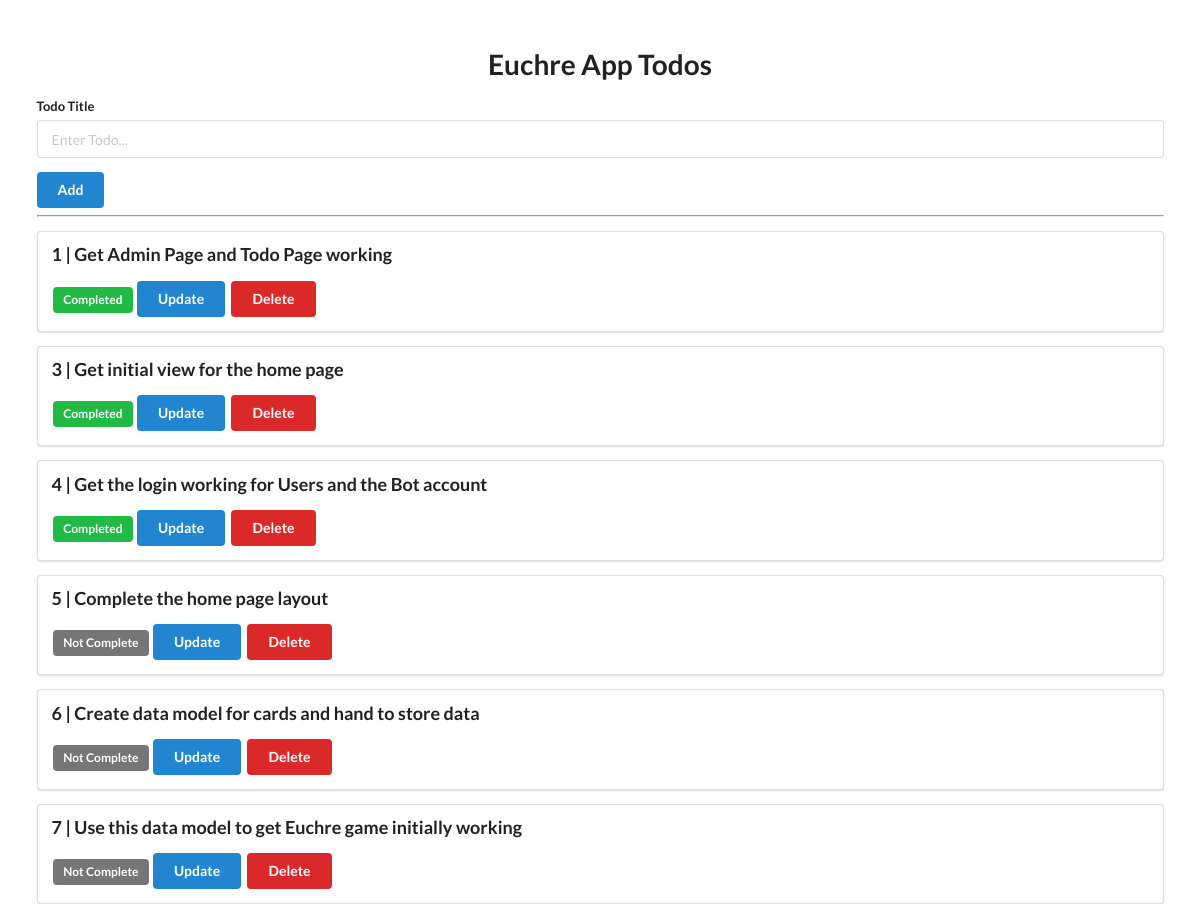
/todolist/, run on the app's committed database.
### todolist/models.py (models this page shows, shortened)
class Todo(models.Model):
    title=models.CharField(max_length=350)
    complete=models.BooleanField(default=False)

### todolist/views.py (the view)
# urls.py: path('', views.index, name="index"),
def index(request):
    todos = Todo.objects.all()
    return render(request, "todos.html", {"todo_list": todos})

### templates/todos.html (shortened to what this page needs)
<!DOCTYPE html>
<html lang="en">
<head>
    <link rel="stylesheet" href="https://cdn.jsdelivr.net/npm/semantic-ui@2.4.2/dist/semantic.min.css">
</head>
<body>
    <div style="margin-top: 50px;" class="ui container">
        <h1 class="ui center aligned header">Euchre App Todos</h1>
        <form class="ui form" action="{% url 'add' %}" method="post">
            <div class="field">
                <label>Todo Title</label>
                <input type="text" name="title" placeholder="Enter Todo..."><br>
            </div>
            <button class="ui blue button" type="submit">Add</button>
        </form>
        <hr>
        {% for todo in todo_list %}
        <div class="ui segment">
            <p class="ui big header">{{ todo.id }} | {{ todo.title }}</p>
            {% if todo.complete == False %}
            <span class="ui grey label">Not Complete</span>
            {% else %}
            <span class="ui green label">Completed</span>
            {% endif %}
            <a class="ui blue button" href="{% url 'update' todo.id %}">Update</a>
            <a class="ui red button" href="{% url 'delete' todo.id %}">Delete</a>
        </div>
        {% endfor %}
    </div>
</body>
</html>

### data on the page
Todo: id "1", title "Get Admin Page and Todo Page working", complete "Completed"
Todo: id "3", title "Get initial view for the home page", complete "Completed"
Todo: id "4", title "Get the login working for Users and the Bot account", complete "Completed"
Todo: id "5", title "Complete the home page layout", complete "Not Complete"
Todo: id "6", title "Create data model for cards and hand to store data", complete "Not Complete"
Todo: id "7", title "Use this data model to get Euchre game initially working", complete "Not Complete"
